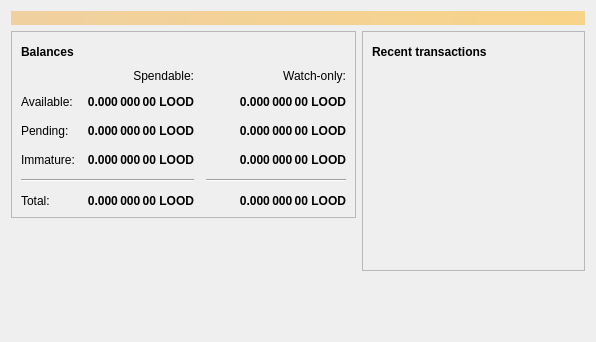
<?xml version="1.0" encoding="UTF-8"?>
<ui version="4.0">
 <class>OverviewPage</class>
 <widget class="QWidget" name="OverviewPage">
  <property name="geometry">
   <rect>
    <x>0</x>
    <y>0</y>
    <width>596</width>
    <height>342</height>
   </rect>
  </property>
  <property name="windowTitle">
   <string>Form</string>
  </property>
  <layout class="QVBoxLayout" name="topLayout">
   <item>
    <widget class="QLabel" name="labelAlerts">
     <property name="visible">
      <bool>false</bool>
     </property>
     <property name="styleSheet">
      <string notr="true">QLabel { background-color: qlineargradient(x1: 0, y1: 0, x2: 1, y2: 0, stop:0 #F0D0A0, stop:1 #F8D488); color:#000000; }</string>
     </property>
     <property name="wordWrap">
      <bool>true</bool>
     </property>
     <property name="margin">
      <number>3</number>
     </property>
     <property name="textInteractionFlags">
      <set>Qt::TextSelectableByMouse</set>
     </property>
    </widget>
   </item>
   <item>
    <layout class="QHBoxLayout" name="horizontalLayout" stretch="1,1">
     <item>
      <layout class="QVBoxLayout" name="verticalLayout_2">
       <item>
        <widget class="QFrame" name="frame">
         <property name="frameShape">
          <enum>QFrame::StyledPanel</enum>
         </property>
         <property name="frameShadow">
          <enum>QFrame::Raised</enum>
         </property>
         <layout class="QVBoxLayout" name="verticalLayout_4">
          <item>
           <layout class="QHBoxLayout" name="horizontalLayout_4">
            <item>
             <widget class="QLabel" name="label_5">
              <property name="font">
               <font>
                <weight>75</weight>
                <bold>true</bold>
               </font>
              </property>
              <property name="text">
               <string>Balances</string>
              </property>
             </widget>
            </item>
            <item>
             <widget class="QPushButton" name="labelWalletStatus">
              <property name="enabled">
               <bool>true</bool>
              </property>
              <property name="maximumSize">
               <size>
                <width>30</width>
                <height>16777215</height>
               </size>
              </property>
              <property name="toolTip">
               <string>The displayed information may be out of date. Your wallet automatically synchronizes with the Lood network after a connection is established, but this process has not completed yet.</string>
              </property>
              <property name="text">
               <string/>
              </property>
              <property name="icon">
               <iconset resource="../lood.qrc">
                <normaloff>:/icons/warning</normaloff>
                <disabledoff>:/icons/warning</disabledoff>:/icons/warning</iconset>
              </property>
              <property name="iconSize">
               <size>
                <width>24</width>
                <height>24</height>
               </size>
              </property>
              <property name="flat">
               <bool>true</bool>
              </property>
             </widget>
            </item>
            <item>
             <spacer name="horizontalSpacer_3">
              <property name="orientation">
               <enum>Qt::Horizontal</enum>
              </property>
              <property name="sizeHint" stdset="0">
               <size>
                <width>40</width>
                <height>20</height>
               </size>
              </property>
             </spacer>
            </item>
           </layout>
          </item>
          <item>
           <layout class="QGridLayout" name="gridLayout">
            <property name="spacing">
             <number>12</number>
            </property>
            <item row="2" column="2">
             <widget class="QLabel" name="labelWatchPending">
              <property name="font">
               <font>
                <weight>75</weight>
                <bold>true</bold>
               </font>
              </property>
              <property name="cursor">
               <cursorShape>IBeamCursor</cursorShape>
              </property>
              <property name="toolTip">
               <string>Unconfirmed transactions to watch-only addresses</string>
              </property>
              <property name="text">
               <string notr="true">0.000 000 00 LOOD</string>
              </property>
              <property name="alignment">
               <set>Qt::AlignRight|Qt::AlignTrailing|Qt::AlignVCenter</set>
              </property>
              <property name="textInteractionFlags">
               <set>Qt::LinksAccessibleByMouse|Qt::TextSelectableByKeyboard|Qt::TextSelectableByMouse</set>
              </property>
             </widget>
            </item>
            <item row="2" column="1">
             <widget class="QLabel" name="labelUnconfirmed">
              <property name="font">
               <font>
                <weight>75</weight>
                <bold>true</bold>
               </font>
              </property>
              <property name="cursor">
               <cursorShape>IBeamCursor</cursorShape>
              </property>
              <property name="toolTip">
               <string>Total of transactions that have yet to be confirmed, and do not yet count toward the spendable balance</string>
              </property>
              <property name="text">
               <string notr="true">0.000 000 00 LOOD</string>
              </property>
              <property name="alignment">
               <set>Qt::AlignRight|Qt::AlignTrailing|Qt::AlignVCenter</set>
              </property>
              <property name="textInteractionFlags">
               <set>Qt::LinksAccessibleByMouse|Qt::TextSelectableByKeyboard|Qt::TextSelectableByMouse</set>
              </property>
             </widget>
            </item>
            <item row="3" column="2">
             <widget class="QLabel" name="labelWatchImmature">
              <property name="font">
               <font>
                <weight>75</weight>
                <bold>true</bold>
               </font>
              </property>
              <property name="cursor">
               <cursorShape>IBeamCursor</cursorShape>
              </property>
              <property name="toolTip">
               <string>Mined balance in watch-only addresses that has not yet matured</string>
              </property>
              <property name="text">
               <string notr="true">0.000 000 00 LOOD</string>
              </property>
              <property name="alignment">
               <set>Qt::AlignRight|Qt::AlignTrailing|Qt::AlignVCenter</set>
              </property>
              <property name="textInteractionFlags">
               <set>Qt::LinksAccessibleByMouse|Qt::TextSelectableByKeyboard|Qt::TextSelectableByMouse</set>
              </property>
             </widget>
            </item>
            <item row="4" column="0" colspan="2">
             <widget class="Line" name="line">
              <property name="orientation">
               <enum>Qt::Horizontal</enum>
              </property>
             </widget>
            </item>
            <item row="4" column="2">
             <widget class="Line" name="lineWatchBalance">
              <property name="sizePolicy">
               <sizepolicy hsizetype="Preferred" vsizetype="Fixed">
                <horstretch>0</horstretch>
                <verstretch>0</verstretch>
               </sizepolicy>
              </property>
              <property name="minimumSize">
               <size>
                <width>140</width>
                <height>0</height>
               </size>
              </property>
              <property name="orientation">
               <enum>Qt::Horizontal</enum>
              </property>
             </widget>
            </item>
            <item row="5" column="0">
             <widget class="QLabel" name="labelTotalText">
              <property name="text">
               <string>Total:</string>
              </property>
             </widget>
            </item>
            <item row="3" column="1">
             <widget class="QLabel" name="labelImmature">
              <property name="font">
               <font>
                <weight>75</weight>
                <bold>true</bold>
               </font>
              </property>
              <property name="cursor">
               <cursorShape>IBeamCursor</cursorShape>
              </property>
              <property name="toolTip">
               <string>Mined balance that has not yet matured</string>
              </property>
              <property name="text">
               <string notr="true">0.000 000 00 LOOD</string>
              </property>
              <property name="alignment">
               <set>Qt::AlignRight|Qt::AlignTrailing|Qt::AlignVCenter</set>
              </property>
              <property name="textInteractionFlags">
               <set>Qt::LinksAccessibleByMouse|Qt::TextSelectableByKeyboard|Qt::TextSelectableByMouse</set>
              </property>
             </widget>
            </item>
            <item row="2" column="3">
             <spacer name="horizontalSpacer_2">
              <property name="orientation">
               <enum>Qt::Horizontal</enum>
              </property>
              <property name="sizeHint" stdset="0">
               <size>
                <width>40</width>
                <height>20</height>
               </size>
              </property>
             </spacer>
            </item>
            <item row="3" column="0">
             <widget class="QLabel" name="labelImmatureText">
              <property name="text">
               <string>Immature:</string>
              </property>
             </widget>
            </item>
            <item row="5" column="1">
             <widget class="QLabel" name="labelTotal">
              <property name="font">
               <font>
                <weight>75</weight>
                <bold>true</bold>
               </font>
              </property>
              <property name="cursor">
               <cursorShape>IBeamCursor</cursorShape>
              </property>
              <property name="toolTip">
               <string>Your current total balance</string>
              </property>
              <property name="text">
               <string notr="true">0.000 000 00 LOOD</string>
              </property>
              <property name="alignment">
               <set>Qt::AlignRight|Qt::AlignTrailing|Qt::AlignVCenter</set>
              </property>
              <property name="textInteractionFlags">
               <set>Qt::LinksAccessibleByMouse|Qt::TextSelectableByKeyboard|Qt::TextSelectableByMouse</set>
              </property>
             </widget>
            </item>
            <item row="5" column="2">
             <widget class="QLabel" name="labelWatchTotal">
              <property name="font">
               <font>
                <weight>75</weight>
                <bold>true</bold>
               </font>
              </property>
              <property name="cursor">
               <cursorShape>IBeamCursor</cursorShape>
              </property>
              <property name="toolTip">
               <string>Current total balance in watch-only addresses</string>
              </property>
              <property name="text">
               <string notr="true">0.000 000 00 LOOD</string>
              </property>
              <property name="alignment">
               <set>Qt::AlignRight|Qt::AlignTrailing|Qt::AlignVCenter</set>
              </property>
              <property name="textInteractionFlags">
               <set>Qt::LinksAccessibleByMouse|Qt::TextSelectableByKeyboard|Qt::TextSelectableByMouse</set>
              </property>
             </widget>
            </item>
            <item row="0" column="2">
             <widget class="QLabel" name="labelWatchonly">
              <property name="text">
               <string>Watch-only:</string>
              </property>
              <property name="alignment">
               <set>Qt::AlignRight|Qt::AlignTrailing|Qt::AlignVCenter</set>
              </property>
             </widget>
            </item>
            <item row="1" column="0">
             <widget class="QLabel" name="labelBalanceText">
              <property name="text">
               <string>Available:</string>
              </property>
             </widget>
            </item>
            <item row="1" column="1">
             <widget class="QLabel" name="labelBalance">
              <property name="font">
               <font>
                <weight>75</weight>
                <bold>true</bold>
               </font>
              </property>
              <property name="cursor">
               <cursorShape>IBeamCursor</cursorShape>
              </property>
              <property name="toolTip">
               <string>Your current spendable balance</string>
              </property>
              <property name="text">
               <string notr="true">0.000 000 00 LOOD</string>
              </property>
              <property name="alignment">
               <set>Qt::AlignRight|Qt::AlignTrailing|Qt::AlignVCenter</set>
              </property>
              <property name="textInteractionFlags">
               <set>Qt::LinksAccessibleByMouse|Qt::TextSelectableByKeyboard|Qt::TextSelectableByMouse</set>
              </property>
             </widget>
            </item>
            <item row="1" column="2">
             <widget class="QLabel" name="labelWatchAvailable">
              <property name="font">
               <font>
                <weight>75</weight>
                <bold>true</bold>
               </font>
              </property>
              <property name="cursor">
               <cursorShape>IBeamCursor</cursorShape>
              </property>
              <property name="toolTip">
               <string>Your current balance in watch-only addresses</string>
              </property>
              <property name="text">
               <string notr="true">0.000 000 00 LOOD</string>
              </property>
              <property name="alignment">
               <set>Qt::AlignRight|Qt::AlignTrailing|Qt::AlignVCenter</set>
              </property>
              <property name="textInteractionFlags">
               <set>Qt::LinksAccessibleByMouse|Qt::TextSelectableByKeyboard|Qt::TextSelectableByMouse</set>
              </property>
             </widget>
            </item>
            <item row="2" column="0">
             <widget class="QLabel" name="labelPendingText">
              <property name="text">
               <string>Pending:</string>
              </property>
             </widget>
            </item>
            <item row="0" column="1">
             <widget class="QLabel" name="labelSpendable">
              <property name="text">
               <string>Spendable:</string>
              </property>
              <property name="alignment">
               <set>Qt::AlignRight|Qt::AlignTrailing|Qt::AlignVCenter</set>
              </property>
             </widget>
            </item>
           </layout>
          </item>
         </layout>
        </widget>
       </item>
       <item>
        <spacer name="verticalSpacer">
         <property name="orientation">
          <enum>Qt::Vertical</enum>
         </property>
         <property name="sizeHint" stdset="0">
          <size>
           <width>20</width>
           <height>40</height>
          </size>
         </property>
        </spacer>
       </item>
      </layout>
     </item>
     <item>
      <layout class="QVBoxLayout" name="verticalLayout_3">
       <item>
        <widget class="QFrame" name="frame_2">
         <property name="frameShape">
          <enum>QFrame::StyledPanel</enum>
         </property>
         <property name="frameShadow">
          <enum>QFrame::Raised</enum>
         </property>
         <layout class="QVBoxLayout" name="verticalLayout">
          <item>
           <layout class="QHBoxLayout" name="horizontalLayout_2">
            <item>
             <widget class="QLabel" name="label_4">
              <property name="font">
               <font>
                <weight>75</weight>
                <bold>true</bold>
               </font>
              </property>
              <property name="text">
               <string>Recent transactions</string>
              </property>
             </widget>
            </item>
            <item>
             <widget class="QPushButton" name="labelTransactionsStatus">
              <property name="enabled">
               <bool>true</bool>
              </property>
              <property name="maximumSize">
               <size>
                <width>30</width>
                <height>16777215</height>
               </size>
              </property>
              <property name="toolTip">
               <string>The displayed information may be out of date. Your wallet automatically synchronizes with the Lood network after a connection is established, but this process has not completed yet.</string>
              </property>
              <property name="text">
               <string/>
              </property>
              <property name="icon">
               <iconset resource="../lood.qrc">
                <normaloff>:/icons/warning</normaloff>
                <disabledoff>:/icons/warning</disabledoff>:/icons/warning</iconset>
              </property>
              <property name="iconSize">
               <size>
                <width>24</width>
                <height>24</height>
               </size>
              </property>
              <property name="flat">
               <bool>true</bool>
              </property>
             </widget>
            </item>
            <item>
             <spacer name="horizontalSpacer">
              <property name="orientation">
               <enum>Qt::Horizontal</enum>
              </property>
              <property name="sizeHint" stdset="0">
               <size>
                <width>40</width>
                <height>20</height>
               </size>
              </property>
             </spacer>
            </item>
           </layout>
          </item>
          <item>
           <widget class="QListView" name="listTransactions">
            <property name="styleSheet">
             <string notr="true">QListView { background: transparent; }</string>
            </property>
            <property name="frameShape">
             <enum>QFrame::NoFrame</enum>
            </property>
            <property name="verticalScrollBarPolicy">
             <enum>Qt::ScrollBarAlwaysOff</enum>
            </property>
            <property name="horizontalScrollBarPolicy">
             <enum>Qt::ScrollBarAlwaysOff</enum>
            </property>
            <property name="selectionMode">
             <enum>QAbstractItemView::NoSelection</enum>
            </property>
           </widget>
          </item>
         </layout>
        </widget>
       </item>
       <item>
        <spacer name="verticalSpacer_2">
         <property name="orientation">
          <enum>Qt::Vertical</enum>
         </property>
         <property name="sizeHint" stdset="0">
          <size>
           <width>20</width>
           <height>40</height>
          </size>
         </property>
        </spacer>
       </item>
      </layout>
     </item>
    </layout>
   </item>
  </layout>
 </widget>
 <resources/>
 <connections/>
</ui>
